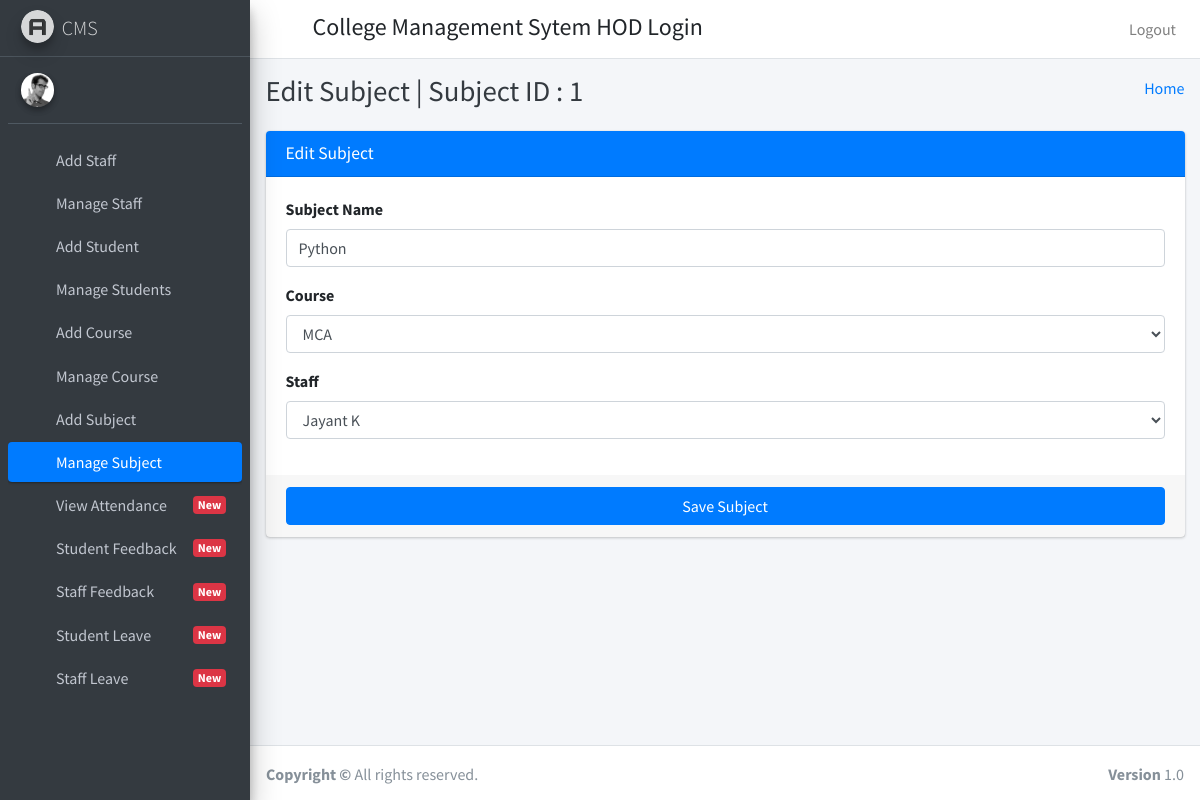
The app's page /edit_subject/1 with its own data.
### student_management_app/models.py (models this page shows)
class Subjects(models.Model):
    id=models.AutoField(primary_key=True)
    subject_name=models.CharField(max_length=255)
    course_id=models.ForeignKey(Courses,on_delete=models.CASCADE,default=1)
    staff_id=models.ForeignKey(CustomUser,on_delete=models.CASCADE)
    created_at=models.DateTimeField(auto_now_add=True)
    updated_at=models.DateTimeField(auto_now_add=True)
    objects=models.Manager()

class Courses(models.Model):
    id=models.AutoField(primary_key=True)
    course_name=models.CharField(max_length=255)
    created_at=models.DateTimeField(auto_now_add=True)
    updated_at=models.DateTimeField(auto_now_add=True)
    objects=models.Manager()

class CustomUser(AbstractUser):
    user_type_data=((1,"HOD"),(2,"Staff"),(3,"Student"))
    user_type=models.CharField(default=1,choices=user_type_data,max_length=10)

### student_management_app/HodViews.py (the view)
# urls.py: path('edit_subject/<str:subject_id>', HodViews.edit_subject,name="edit_subject"),
def edit_subject(request,subject_id):
    subject=Subjects.objects.get(id=subject_id)
    courses=Courses.objects.all()
    staffs=CustomUser.objects.filter(user_type=2)
    return render(request,"hod_template/edit_subject_template.html",{"subject":subject,"staffs":staffs,"courses":courses,"id":subject_id})

### student_management_app/templates/hod_template/edit_subject_template.html (shortened to what this page needs)
{% extends 'hod_template/base_template.html' %}
{% block page_title %}
Edit Subject | Subject ID : {{ subject.id }}
{% endblock page_title %}
{% block main_content %}
    <section class="content">
      <div class="container-fluid">
          <div class="row">
              <div class="col-md-12">
            <div class="card card-primary">
              <div class="card-header">
                <h3 class="card-title">Edit Subject</h3>
              </div>
              <form role="form" action="/edit_subject_save" method="post">
                <div class="card-body">
                  <div class="form-group">
                    <label>Subject Name </label>
                    <input type="text" class="form-control" name="subject_name" placeholder="Enter Subject" value="{{ subject.subject_name }}">
                  </div>
                   <div class="form-group">
                    <label>Course </label>
                    <select class="form-control" name="course">
                        {% for course in courses %}
                              <option value="{{ course.id }}" {% if course.id == subject.course_id.id %} selected {% endif %}>{{ course.course_name }}</option>
                        {% endfor %}
                    </select>
                  </div>
                  <div class="form-group">
                    <label>Staff</label>
                    <select class="form-control" name="staff">
                        {% for staff in staffs %}
                          <option value="{{ staff.id }}" {% if staff.id == subject.staff_id.id %} selected {% endif %}>{{ staff.first_name }} {{ staff.last_name }}</option>
                        {% endfor %}
                    </select>
                  </div>
                </div>
                <div class="card-footer">
                  <button type="submit" class="btn btn-primary btn-block">Save Subject</button>
                </div>
              </form>
            </div>
          </div>
          </div>
      </div>
    </section>
{% endblock main_content %}

### records on screen
Subjects: id "1", subject_name "Python", course "MCA", staff "Jayant K"
